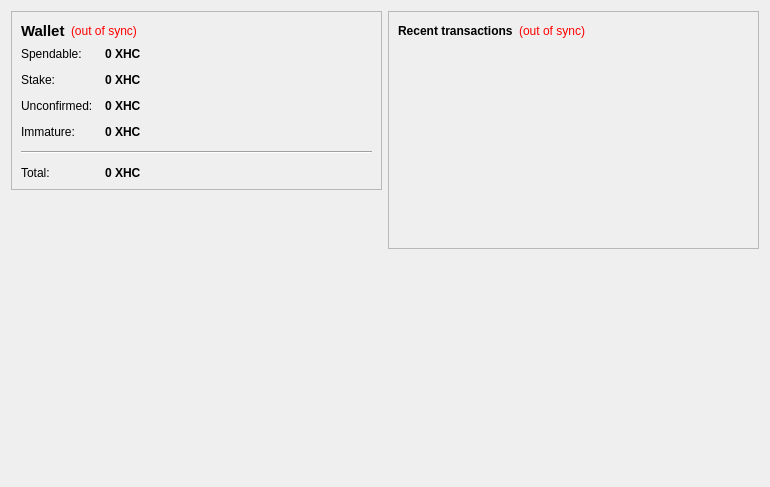
<?xml version="1.0" encoding="UTF-8"?>
<ui version="4.0">
 <class>OverviewPage</class>
 <widget class="QWidget" name="OverviewPage">
  <property name="geometry">
   <rect>
    <x>0</x>
    <y>0</y>
    <width>770</width>
    <height>487</height>
   </rect>
  </property>
  <property name="windowTitle">
   <string>Form</string>
  </property>
  <layout class="QHBoxLayout" name="horizontalLayout" stretch="1,1">
   <item>
    <layout class="QVBoxLayout" name="verticalLayout_2">
     <item>
      <widget class="QFrame" name="frame">
       <property name="frameShape">
        <enum>QFrame::StyledPanel</enum>
       </property>
       <property name="frameShadow">
        <enum>QFrame::Raised</enum>
       </property>
       <layout class="QVBoxLayout" name="verticalLayout_4">
        <item>
         <layout class="QHBoxLayout" name="horizontalLayout_4">
          <item>
           <widget class="QLabel" name="label_5">
            <property name="font">
             <font>
              <pointsize>11</pointsize>
              <weight>75</weight>
              <bold>true</bold>
             </font>
            </property>
            <property name="text">
             <string>Wallet</string>
            </property>
           </widget>
          </item>
          <item>
           <widget class="QLabel" name="labelWalletStatus">
            <property name="toolTip">
             <string>The displayed information may be out of date. Your wallet automatically synchronizes with the Honorcoin network after a connection is established, but this process has not completed yet.</string>
            </property>
            <property name="styleSheet">
             <string notr="true">QLabel { color: red; }</string>
            </property>
            <property name="text">
             <string notr="true">(out of sync)</string>
            </property>
            <property name="alignment">
             <set>Qt::AlignLeading|Qt::AlignLeft|Qt::AlignVCenter</set>
            </property>
           </widget>
          </item>
          <item>
           <spacer name="horizontalSpacer_2">
            <property name="orientation">
             <enum>Qt::Horizontal</enum>
            </property>
            <property name="sizeHint" stdset="0">
             <size>
              <width>40</width>
              <height>20</height>
             </size>
            </property>
           </spacer>
          </item>
         </layout>
        </item>
        <item>
         <layout class="QFormLayout" name="formLayout_2">
          <property name="fieldGrowthPolicy">
           <enum>QFormLayout::AllNonFixedFieldsGrow</enum>
          </property>
          <property name="horizontalSpacing">
           <number>12</number>
          </property>
          <property name="verticalSpacing">
           <number>12</number>
          </property>
          <item row="0" column="0">
           <widget class="QLabel" name="label">
            <property name="text">
             <string>Spendable:</string>
            </property>
           </widget>
          </item>
          <item row="0" column="1">
           <widget class="QLabel" name="labelBalance">
            <property name="font">
             <font>
              <weight>75</weight>
              <bold>true</bold>
             </font>
            </property>
            <property name="cursor">
             <cursorShape>IBeamCursor</cursorShape>
            </property>
            <property name="toolTip">
             <string>Your current spendable balance</string>
            </property>
            <property name="text">
             <string notr="true">0 XHC</string>
            </property>
            <property name="textInteractionFlags">
             <set>Qt::LinksAccessibleByMouse|Qt::TextSelectableByKeyboard|Qt::TextSelectableByMouse</set>
            </property>
           </widget>
          </item>
          <item row="1" column="0">
           <widget class="QLabel" name="label_6">
            <property name="text">
             <string>Stake:</string>
            </property>
           </widget>
          </item>
          <item row="1" column="1">
           <widget class="QLabel" name="labelStake">
            <property name="font">
             <font>
              <weight>75</weight>
              <bold>true</bold>
             </font>
            </property>
            <property name="cursor">
             <cursorShape>IBeamCursor</cursorShape>
            </property>
            <property name="toolTip">
             <string>Total of coins that was staked, and do not yet count toward the current balance</string>
            </property>
            <property name="text">
             <string notr="true">0 XHC</string>
            </property>
            <property name="textInteractionFlags">
             <set>Qt::LinksAccessibleByMouse|Qt::TextSelectableByKeyboard|Qt::TextSelectableByMouse</set>
            </property>
           </widget>
          </item>
          <item row="2" column="0">
           <widget class="QLabel" name="label_3">
            <property name="text">
             <string>Unconfirmed:</string>
            </property>
           </widget>
          </item>
          <item row="2" column="1">
           <widget class="QLabel" name="labelUnconfirmed">
            <property name="font">
             <font>
              <weight>75</weight>
              <bold>true</bold>
             </font>
            </property>
            <property name="cursor">
             <cursorShape>IBeamCursor</cursorShape>
            </property>
            <property name="toolTip">
             <string>Total of transactions that have yet to be confirmed, and do not yet count toward the current balance</string>
            </property>
            <property name="text">
             <string notr="true">0 XHC</string>
            </property>
            <property name="textInteractionFlags">
             <set>Qt::LinksAccessibleByMouse|Qt::TextSelectableByKeyboard|Qt::TextSelectableByMouse</set>
            </property>
           </widget>
          </item>
          <item row="3" column="0">
           <widget class="QLabel" name="labelImmatureText">
            <property name="text">
             <string>Immature:</string>
            </property>
           </widget>
          </item>
          <item row="3" column="1">
           <widget class="QLabel" name="labelImmature">
            <property name="font">
             <font>
              <weight>75</weight>
              <bold>true</bold>
             </font>
            </property>
            <property name="toolTip">
             <string>Mined balance that has not yet matured</string>
            </property>
            <property name="text">
             <string notr="true">0 XHC</string>
            </property>
            <property name="textInteractionFlags">
             <set>Qt::LinksAccessibleByMouse|Qt::TextSelectableByKeyboard|Qt::TextSelectableByMouse</set>
            </property>
           </widget>
          </item>
          <item row="4" column="0" colspan="2">
           <widget class="Line" name="line">
            <property name="orientation">
             <enum>Qt::Horizontal</enum>
            </property>
           </widget>
          </item>
          <item row="5" column="0">
           <widget class="QLabel" name="labelTotalText">
            <property name="text">
             <string>Total:</string>
            </property>
           </widget>
          </item>
          <item row="5" column="1">
           <widget class="QLabel" name="labelTotal">
            <property name="font">
             <font>
              <weight>75</weight>
              <bold>true</bold>
             </font>
            </property>
            <property name="cursor">
             <cursorShape>IBeamCursor</cursorShape>
            </property>
            <property name="toolTip">
             <string>Your current total balance</string>
            </property>
            <property name="text">
             <string notr="true">0 XHC</string>
            </property>
            <property name="textInteractionFlags">
             <set>Qt::LinksAccessibleByMouse|Qt::TextSelectableByKeyboard|Qt::TextSelectableByMouse</set>
            </property>
           </widget>
          </item>
         </layout>
        </item>
       </layout>
      </widget>
     </item>
     <item>
      <spacer name="verticalSpacer">
       <property name="orientation">
        <enum>Qt::Vertical</enum>
       </property>
       <property name="sizeHint" stdset="0">
        <size>
         <width>20</width>
         <height>40</height>
        </size>
       </property>
      </spacer>
     </item>
     <item>
      <widget class="QLabel" name="label_2">
       <property name="autoFillBackground">
        <bool>true</bool>
       </property>
       <property name="text">
        <string/>
       </property>
       <property name="pixmap">
        <pixmap resource="../bitcoin.qrc">:/icons/drmbg</pixmap>
       </property>
       <property name="scaledContents">
        <bool>false</bool>
       </property>
       <property name="margin">
        <number>0</number>
       </property>
      </widget>
     </item>
    </layout>
   </item>
   <item>
    <layout class="QVBoxLayout" name="verticalLayout_3">
     <item>
      <widget class="QFrame" name="frame_2">
       <property name="frameShape">
        <enum>QFrame::StyledPanel</enum>
       </property>
       <property name="frameShadow">
        <enum>QFrame::Raised</enum>
       </property>
       <layout class="QVBoxLayout" name="verticalLayout">
        <item>
         <layout class="QHBoxLayout" name="horizontalLayout_2">
          <item>
           <widget class="QLabel" name="label_4">
            <property name="text">
             <string>&lt;b&gt;Recent transactions&lt;/b&gt;</string>
            </property>
           </widget>
          </item>
          <item>
           <widget class="QLabel" name="labelTransactionsStatus">
            <property name="toolTip">
             <string>The displayed information may be out of date. Your wallet automatically synchronizes with the Honorcoin network after a connection is established, but this process has not completed yet.</string>
            </property>
            <property name="styleSheet">
             <string notr="true">QLabel { color: red; }</string>
            </property>
            <property name="text">
             <string notr="true">(out of sync)</string>
            </property>
            <property name="alignment">
             <set>Qt::AlignRight|Qt::AlignTrailing|Qt::AlignVCenter</set>
            </property>
           </widget>
          </item>
          <item>
           <spacer name="horizontalSpacer">
            <property name="orientation">
             <enum>Qt::Horizontal</enum>
            </property>
            <property name="sizeHint" stdset="0">
             <size>
              <width>40</width>
              <height>20</height>
             </size>
            </property>
           </spacer>
          </item>
         </layout>
        </item>
        <item>
         <widget class="QListView" name="listTransactions">
          <property name="styleSheet">
           <string notr="true">QListView { background: transparent; }</string>
          </property>
          <property name="frameShape">
           <enum>QFrame::NoFrame</enum>
          </property>
          <property name="verticalScrollBarPolicy">
           <enum>Qt::ScrollBarAlwaysOff</enum>
          </property>
          <property name="horizontalScrollBarPolicy">
           <enum>Qt::ScrollBarAlwaysOff</enum>
          </property>
          <property name="selectionMode">
           <enum>QAbstractItemView::NoSelection</enum>
          </property>
         </widget>
        </item>
       </layout>
      </widget>
     </item>
     <item>
      <spacer name="verticalSpacer_2">
       <property name="orientation">
        <enum>Qt::Vertical</enum>
       </property>
       <property name="sizeHint" stdset="0">
        <size>
         <width>20</width>
         <height>40</height>
        </size>
       </property>
      </spacer>
     </item>
    </layout>
   </item>
  </layout>
 </widget>
 <resources/>
 <connections/>
</ui>
